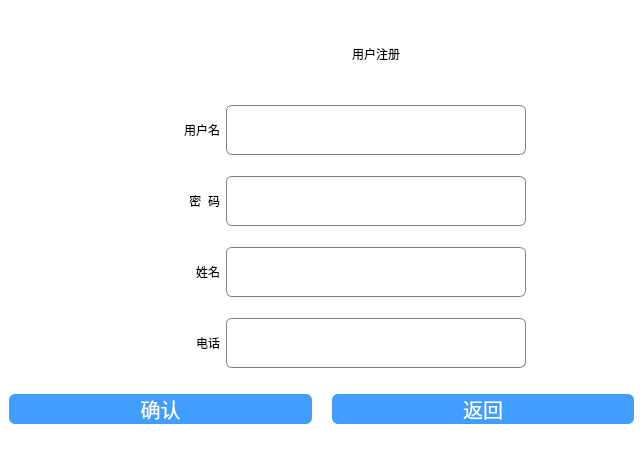
<?xml version="1.0" encoding="UTF-8"?>
<ui version="4.0">
 <class>dlg_register</class>
 <widget class="QDialog" name="dlg_register">
  <property name="geometry">
   <rect>
    <x>0</x>
    <y>0</y>
    <width>643</width>
    <height>454</height>
   </rect>
  </property>
  <property name="windowTitle">
   <string>Dialog</string>
  </property>
  <property name="styleSheet">
   <string notr="true">QLabel#lb_title{font:38px'黑体';}
QLabel#lb_txt1, QLabel#lb_txt2, QLabel#lb_txt1_2, QLabel#lb_txt1_3 {font:20px'楷体';}
QLineEdit{border-radius:6px;min-height:48px;border:1px solid gray}
QPushButton{border-radius:6px;background:#409eff;color:white;font-size:20px}
QWidget#bg{background:white;}</string>
  </property>
  <layout class="QGridLayout" name="gridLayout">
   <property name="leftMargin">
    <number>0</number>
   </property>
   <property name="topMargin">
    <number>0</number>
   </property>
   <property name="rightMargin">
    <number>0</number>
   </property>
   <property name="bottomMargin">
    <number>0</number>
   </property>
   <property name="spacing">
    <number>0</number>
   </property>
   <item row="0" column="0">
    <widget class="QWidget" name="bg" native="true">
     <property name="minimumSize">
      <size>
       <width>0</width>
       <height>48</height>
      </size>
     </property>
     <layout class="QGridLayout" name="gridLayout_2">
      <item row="7" column="2">
       <widget class="QLineEdit" name="lineEdit">
        <property name="minimumSize">
         <size>
          <width>0</width>
          <height>50</height>
         </size>
        </property>
        <property name="maximumSize">
         <size>
          <width>300</width>
          <height>16777215</height>
         </size>
        </property>
       </widget>
      </item>
      <item row="8" column="2">
       <widget class="QLineEdit" name="lineEdit_2">
        <property name="minimumSize">
         <size>
          <width>0</width>
          <height>50</height>
         </size>
        </property>
        <property name="maximumSize">
         <size>
          <width>300</width>
          <height>16777215</height>
         </size>
        </property>
        <property name="text">
         <string/>
        </property>
       </widget>
      </item>
      <item row="14" column="2">
       <widget class="QLineEdit" name="lineEdit_4">
        <property name="minimumSize">
         <size>
          <width>0</width>
          <height>50</height>
         </size>
        </property>
        <property name="maximumSize">
         <size>
          <width>300</width>
          <height>16777215</height>
         </size>
        </property>
        <property name="text">
         <string/>
        </property>
       </widget>
      </item>
      <item row="15" column="0" colspan="4">
       <widget class="QWidget" name="widget" native="true">
        <property name="maximumSize">
         <size>
          <width>16777215</width>
          <height>40</height>
         </size>
        </property>
        <layout class="QGridLayout" name="gridLayout_3">
         <property name="leftMargin">
          <number>0</number>
         </property>
         <property name="topMargin">
          <number>0</number>
         </property>
         <property name="rightMargin">
          <number>0</number>
         </property>
         <property name="bottomMargin">
          <number>0</number>
         </property>
         <property name="horizontalSpacing">
          <number>20</number>
         </property>
         <property name="verticalSpacing">
          <number>0</number>
         </property>
         <item row="0" column="1">
          <widget class="QPushButton" name="btn_back">
           <property name="minimumSize">
            <size>
             <width>0</width>
             <height>30</height>
            </size>
           </property>
           <property name="maximumSize">
            <size>
             <width>16777215</width>
             <height>40</height>
            </size>
           </property>
           <property name="text">
            <string>返回</string>
           </property>
          </widget>
         </item>
         <item row="0" column="0">
          <widget class="QPushButton" name="btn_confirm">
           <property name="minimumSize">
            <size>
             <width>0</width>
             <height>30</height>
            </size>
           </property>
           <property name="text">
            <string>确认</string>
           </property>
          </widget>
         </item>
        </layout>
       </widget>
      </item>
      <item row="10" column="2">
       <widget class="QLineEdit" name="lineEdit_3">
        <property name="minimumSize">
         <size>
          <width>0</width>
          <height>50</height>
         </size>
        </property>
        <property name="maximumSize">
         <size>
          <width>300</width>
          <height>16777215</height>
         </size>
        </property>
        <property name="text">
         <string/>
        </property>
       </widget>
      </item>
      <item row="6" column="2">
       <widget class="QLabel" name="lb_title">
        <property name="maximumSize">
         <size>
          <width>16777215</width>
          <height>60</height>
         </size>
        </property>
        <property name="text">
         <string>用户注册</string>
        </property>
        <property name="alignment">
         <set>Qt::AlignCenter</set>
        </property>
       </widget>
      </item>
      <item row="7" column="1">
       <widget class="QLabel" name="lb_txt2">
        <property name="minimumSize">
         <size>
          <width>0</width>
          <height>0</height>
         </size>
        </property>
        <property name="maximumSize">
         <size>
          <width>160</width>
          <height>50</height>
         </size>
        </property>
        <property name="text">
         <string>用户名</string>
        </property>
        <property name="alignment">
         <set>Qt::AlignRight|Qt::AlignTrailing|Qt::AlignVCenter</set>
        </property>
       </widget>
      </item>
      <item row="8" column="1">
       <widget class="QLabel" name="lb_txt1">
        <property name="minimumSize">
         <size>
          <width>0</width>
          <height>0</height>
         </size>
        </property>
        <property name="maximumSize">
         <size>
          <width>160</width>
          <height>50</height>
         </size>
        </property>
        <property name="text">
         <string>密  码</string>
        </property>
        <property name="alignment">
         <set>Qt::AlignRight|Qt::AlignTrailing|Qt::AlignVCenter</set>
        </property>
       </widget>
      </item>
      <item row="10" column="1">
       <widget class="QLabel" name="lb_txt1_2">
        <property name="minimumSize">
         <size>
          <width>0</width>
          <height>0</height>
         </size>
        </property>
        <property name="maximumSize">
         <size>
          <width>160</width>
          <height>50</height>
         </size>
        </property>
        <property name="text">
         <string>姓名</string>
        </property>
        <property name="alignment">
         <set>Qt::AlignRight|Qt::AlignTrailing|Qt::AlignVCenter</set>
        </property>
       </widget>
      </item>
      <item row="14" column="1">
       <widget class="QLabel" name="lb_txt1_3">
        <property name="minimumSize">
         <size>
          <width>0</width>
          <height>0</height>
         </size>
        </property>
        <property name="maximumSize">
         <size>
          <width>160</width>
          <height>50</height>
         </size>
        </property>
        <property name="text">
         <string>电话</string>
        </property>
        <property name="alignment">
         <set>Qt::AlignRight|Qt::AlignTrailing|Qt::AlignVCenter</set>
        </property>
       </widget>
      </item>
     </layout>
    </widget>
   </item>
  </layout>
 </widget>
 <resources/>
 <connections/>
</ui>
